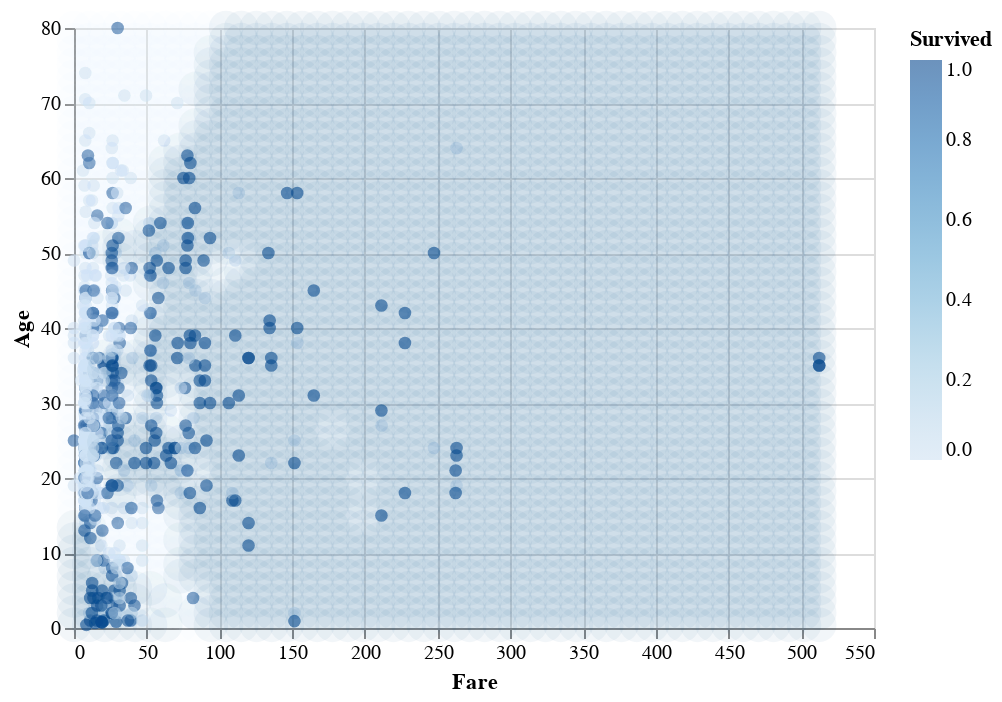

Here is the notebook cell this chart was saved with:
### Code cell
# create the grid of area/smoothness vals, and arrange in a data frame
are_grid = np.linspace(
    unscaled["Fare"].min(), unscaled["Fare"].max(), 50
)
smo_grid = np.linspace(
    unscaled["Age"].min(), unscaled["Age"].max(), 50
)
asgrid = np.array(np.meshgrid(are_grid, smo_grid)).reshape(2, -1).T
asgrid = pd.DataFrame(asgrid, columns=["Fare", "Age"])

# use the fit workflow to make predictions at the grid points
knnPredGrid = knn_fit.predict(asgrid)

# bind the predictions as a new column with the grid points
prediction_table = asgrid.copy()
prediction_table["Survived"] = knnPredGrid

# plot:
# 1. the colored scatter of the original data
unscaled_plot = (
    alt.Chart(
        unscaled,
    )
    .mark_point(opacity=0.6, filled=True, size=40)
    .encode(
        x=alt.X(
            "Fare",
            title="Fare",
            scale=alt.Scale(
                domain=(unscaled["Fare"].min(), unscaled["Fare"].max())
            ),
        ),
        y=alt.Y(
            "Age",
            title="Age",
            scale=alt.Scale(
                domain=(
                    unscaled["Age"].min(),
                    unscaled["Age"].max(),
                )
            ),
        ),
        color=alt.Color("Survived", title="Survived"),
    )
)

# 2. the faded colored scatter for the grid points
prediction_plot = (
    alt.Chart(prediction_table)
    .mark_point(opacity=0.05, filled=True, size=300)
    .encode(
        x=alt.X("Fare"),
        y=alt.Y("Age"),
        color=alt.Color("Survived"),
    )
)
unscaled_plot + prediction_plot

### Figure 1 — Vega-Lite specification as saved in the notebook (floating-point values rounded to 4 significant figures; data arrays with more than 128 entries replaced by an {"elided": "..."} marker saying what was removed)
{"config": {"view": {"continuousWidth": 400, "continuousHeight": 300}}, "layer": [{"data": {"name": "data-93290830beea3a875eeab316df346c54"}, "mark": {"type": "point", "filled": true, "opacity": 0.6, "size": 40}, "encoding": {"color": {"field": "Survived", "title": "Survived", "type": "quantitative"}, "x": {"field": "Fare", "scale": {"domain": [0.0, 512.3]}, "title": "Fare", "type": "quantitative"}, "y": {"field": "Age", "scale": {"domain": [0.42, 80.0]}, "title": "Age", "type": "quantitative"}}}, {"data": {"name": "data-f9756ef0c08198a498a15b4046ab4e9a"}, "mark": {"type": "point", "filled": true, "opacity": 0.05, "size": 300}, "encoding": {"color": {"field": "Survived", "type": "quantitative"}, "x": {"field": "Fare", "type": "quantitative"}, "y": {"field": "Age", "type": "quantitative"}}}], "$schema": "https://vega.github.io/schema/vega-lite/v4.17.0.json", "datasets": {"data-93290830beea3a875eeab316df346c54": {"elided": "891 records"}, "data-f9756ef0c08198a498a15b4046ab4e9a": {"elided": "2500 records"}}}
